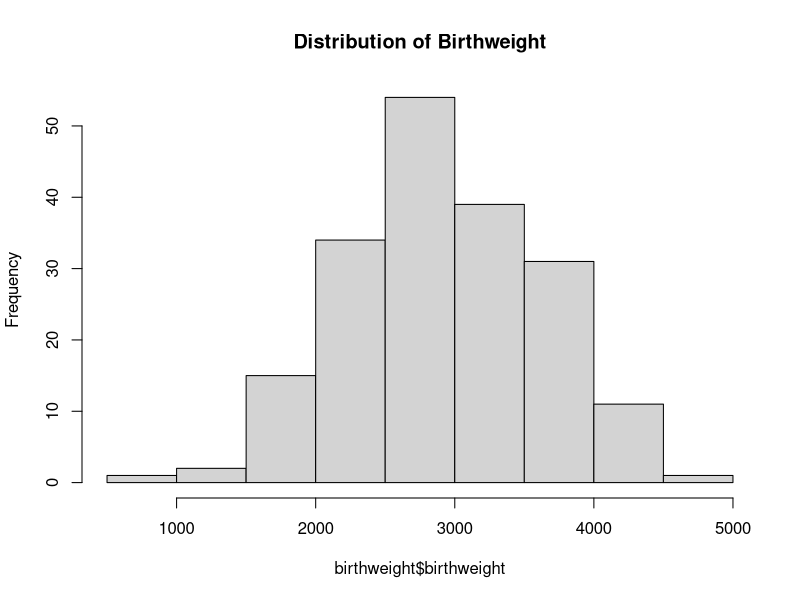
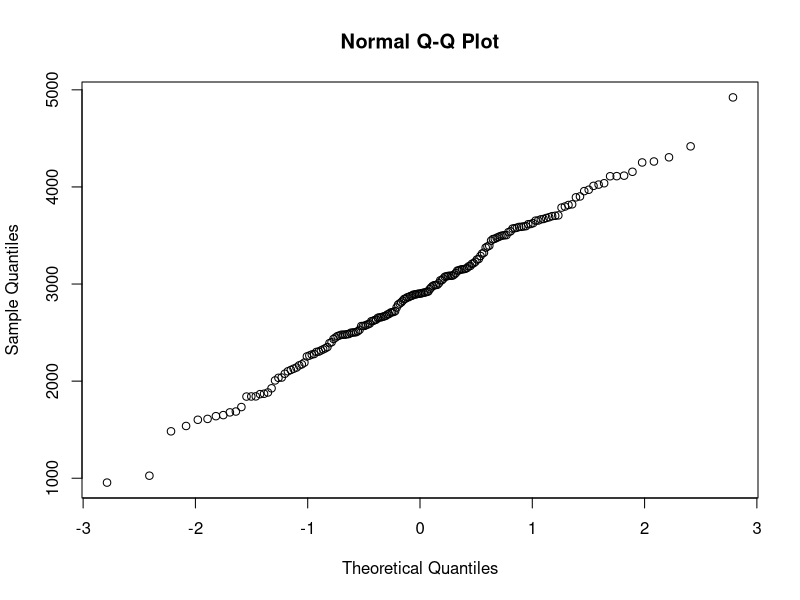
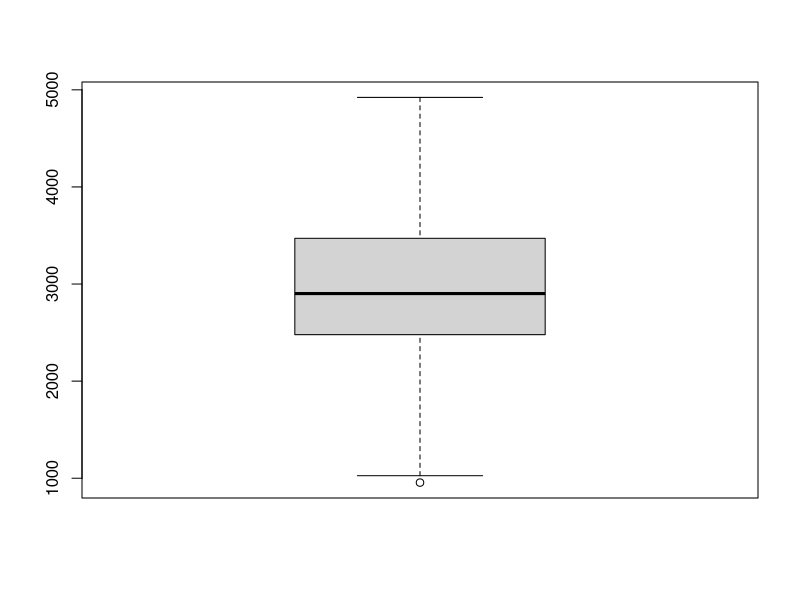
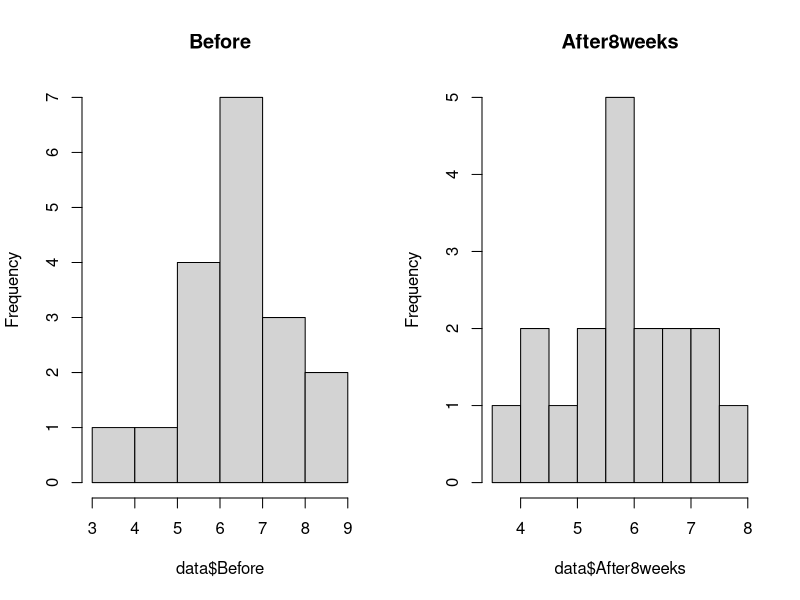
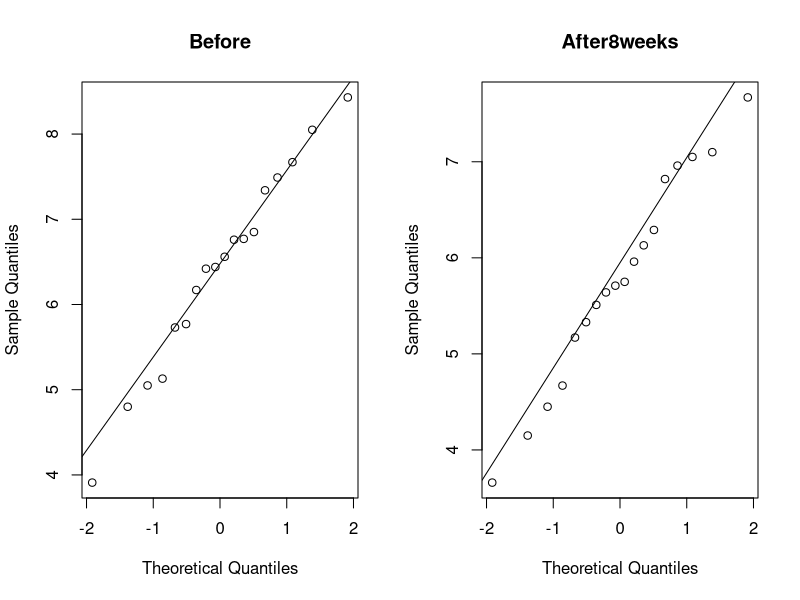
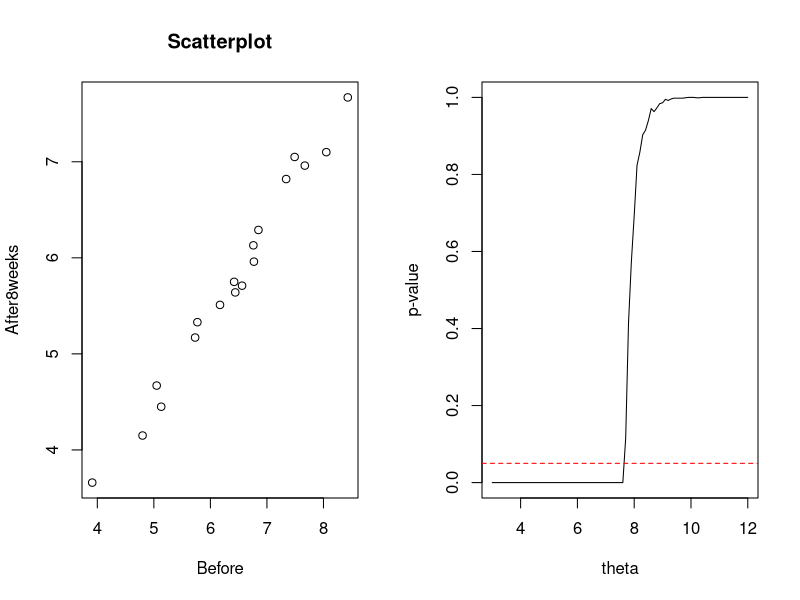
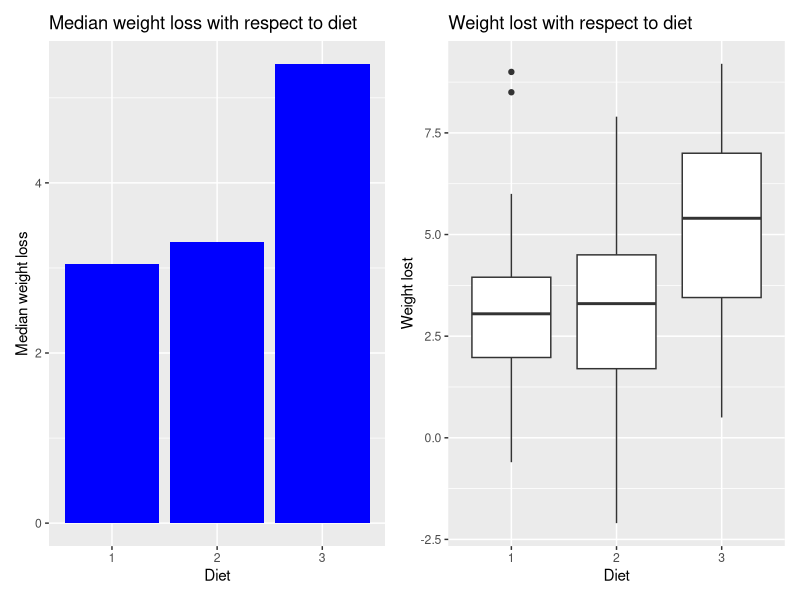
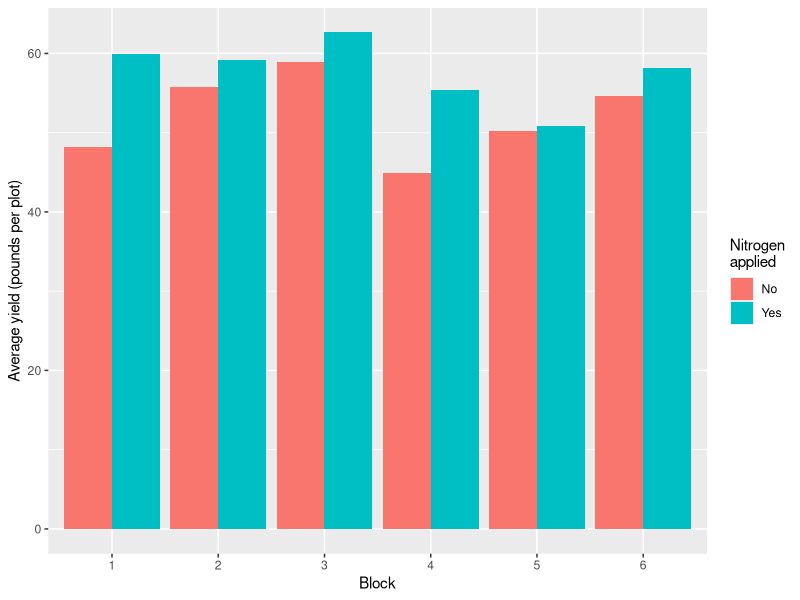

Write the R code that produced these figures, in order.
## ---- chunk 1
#knitr::opts_chunk$set(echo = TRUE)
library(tidyverse)
library(ggplot2)
library(patchwork)
library(boot)

## ---- chunk 2
knitr::opts_chunk$set(echo = TRUE)
birthweight <- read.table("resources/birthweight.txt", header = TRUE)
## ---- chunk 3
print(birthweight$birthweight)
## ---- chunk 4
sample_mean <- mean(birthweight$birthweight)
mean(sample_mean)
## ---- chunk 5
sample_sd <- sd(birthweight$birthweight)
print(sample_sd)
## ---- chunk 6
dataset_hist <- hist(birthweight$birthweight, main= 'Distribution of Birthweight')
print(dataset_hist)
dataset_qq <- qqnorm(birthweight$birthweight, main = 'Normal Q-Q Plot')
print(dataset_qq)
box_plot <- boxplot(birthweight$birthweight)
shap_val <- shapiro.test(birthweight$birthweight)
print(shap_val)
## ---- chunk 7
set.seed(123)
gen_data <- rnorm(1000, mean = sample_mean, sd = sample_sd)
boot_mean <- function(data, index) {
  return(mean(data[index]))
}
 
boot_results <- boot(data = gen_data, statistic = boot_mean, R = 1000)
boot_CI <- quantile(boot_results$t, c(0.02, 0.98))
cat("Bootstrap 96% CI for the mean: [", boot_CI , "]")
## ---- chunk 8
standard_error <- sample_sd / sqrt(188)
## ---- chunk 9
t_value <- qt(0.98, 187)
lower_bound <- sample_mean - (t_value * standard_error)
upper_bound <- sample_mean + (t_value * standard_error)
cat(round(lower_bound, 2), round(upper_bound, 2))
## ---- chunk 10
margin_of_error <- 50
t_value <- qt(0.98, df = 187)
nn <- ceiling((t_value * sample_sd / margin_of_error) ^ 2)
cat("The sample size needed to ensure that the length of the 96% CI is at most 100 is ", nn)
## ---- chunk 11
alpha <- 0.05
claim_value <- 2800
t_result <- t.test(birthweight$birthweight, mu = claim_value, alternative = "greater", conf.level = 0.95)
p_value_t <- t_result$p.value
print(t_result)
## ---- chunk 12
sum_sign <- sum(birthweight$birthweight > 2800)
sign_test <- binom.test(107, 188, p = 0.5, conf.level = 0.96, alternative = "greater")
p_value_sign <- sign_test$p.value
print(sign_test)
## ---- chunk 13
library("pwr")
mu <- 2900
sd <- sample_sd
alpha <- 0.05
d <- (mu - 2800) / sd
power <- pwr.t.test(n=nn, d=d, sig.level=alpha, type="one.sample", alternative="greater")$power
cat("The power of the one-sample t-test is", round(power, 4))
## ---- chunk 14
set.seed(123)
B = 1000
n = 188
psign = numeric(B)
pttest = numeric(B)
for (i in 1:B) {
  x = sample(birthweight$birthweight, n, replace = TRUE)
  pttest[i] = t.test(x)$p.value
  psign[i] = binom.test(sum(x > mean(birthweight$birthweight)), n, p = 0.5, alternative = "greater")$p.value
} 
sum(psign < 0.05)
sum(pttest < 0.05)
## ---- chunk 15
z2600 = (2600 - sample_mean)/sample_sd
p2600 <- pnorm(z2600)
print(p2600)
# z value for left side
z_l <- qnorm(0.25)
#p for right side
z_r <- z2600 + (z2600-z_l)
p_r <- pnorm(z_r)
print(p_r)
## ---- chunk 16
tval_98 <- qt(0.01, 187, lower.tail = FALSE)
tval_98
## ---- chunk 17
m1 <- rep(c("M"), 34)
f1 <- rep(c("F"), 28)
both <- c(m1, f1)
m2 <- rep(c("M"), 61)
f2 <- rep(c("F"), 65)
both_2 <- c(m2, f2)
weight_all <- c(rep(1, 62), rep(2, 126))
# compute two sample t-test, we find the significance for the differences in mean weight 
weight_ttest <- t.test(weight_all ~ c(both, both_2), var.equal = TRUE)
cat("p-value for the t-test is:", weight_ttest$p.value)
## ---- chunk 18
data <- data.frame(
  Before = c(6.42, 6.76, 6.56, 4.8, 8.43, 7.49, 8.05, 5.05, 5.77, 3.91, 
             6.77, 6.44, 6.17, 7.67, 7.34, 6.85, 5.13, 5.73),
  After8weeks = c(5.75, 6.13, 5.71, 4.15, 7.67, 7.05, 7.1, 4.67, 5.33, 3.66, 
                  5.96, 5.64, 5.51, 6.96, 6.82, 6.29, 4.45, 5.17)
)

# Plot histograms of the two variables
par(mfrow=c(1,2))
hist(data$Before, main="Before")
hist(data$After8weeks, main="After8weeks")

# Check normality of the variables using a qqplot
par(mfrow=c(1,2))
qqnorm(data$Before, main="Before")
qqline(data$Before)
qqnorm(data$After8weeks, main="After8weeks")
qqline(data$After8weeks)

# Check for any inconsistencies in the data using a scatterplot
plot(data$Before, data$After8weeks, main="Scatterplot", xlab="Before", ylab="After8weeks")

# Calculate the correlation between the two variables
correlation <- cor(data$Before, data$After8weeks)
print(paste("Correlation between Before and After8weeks:", round(correlation, 2)))
## ---- chunk 19
t.test(data$Before, data$After8weeks, paired = TRUE)
## ---- chunk 20
wilcox.test(data$Before, data$After8weeks, paired = TRUE)
## ---- chunk 21
n <- length(data$After8weeks)
sample_mean <- mean(data$After8weeks)
sample_var <- var(data$After8weeks)
# Diet
## ---- chunk 22
theta_hat <- 2 * sample_mean - 3
## ---- chunk 23
margin_of_error <- qt(0.975, df = n-1) * sqrt((theta_hat - 3)^2 / (12 * n))
lower_ci <- theta_hat - margin_of_error
upper_ci <- theta_hat + margin_of_error
## ---- chunk 24
cat("Estimate for theta (theta hat):", theta_hat, "\n")
cat("95% Confidence interval for theta:", round(lower_ci, 3), "-", round(upper_ci, 3), "\n")
## ---- chunk 25
margin_of_error <- qt(0.975, df = n-1) * sqrt(sample_var / n) * sqrt(12)
lower_ci <- sample_mean - margin_of_error
upper_ci <- sample_mean + margin_of_error
## ---- chunk 26
cat("More precise 95% Confidence interval for theta:", round(lower_ci, 3), "-", round(upper_ci, 3), "\n")
## ---- chunk 27
B <- 1000
## ---- chunk 28
boot_samples <- rep(0, B)
## ---- chunk 29
for (i in 1:B) {
  boot_samples[i] <- max(sample(data$After8weeks, replace = TRUE))
}
## ---- chunk 30
p_value <- sum(boot_samples >= max(data$After8weeks)) / B
## ---- chunk 31
cat("p-value:", p_value, "\n")
## ---- chunk 32
theta <- seq(3, 12, by = 0.1)
## ---- chunk 33
p_values <- rep(0, length(theta))
## ---- chunk 34
for (i in 1:length(theta)) {
  boot_samples <- rep(0, B)
  for (j in 1:B) {
    boot_samples[j] <- max(runif(18, min = 3, max = theta[i]))
  }
  p_values[i] <- sum(boot_samples >= max(data$After8weeks)) / B
}
## ---- chunk 35
plot(theta, p_values, type = "l", xlab = "theta", ylab = "p-value")
abline(h = 0.05, lty = 2, col = "red")
## ---- chunk 36
wilcox.test(data$After8weeks, mu = 6, alternative = "less")
## ---- chunk 37
num_less_than_4.5 <- sum(data$After8weeks < 4.5)
## ---- chunk 38
binom.test(num_less_than_4.5, n = nrow(data), p = 0.25, alternative = "less")
## ---- chunk 39
knitr::opts_chunk$set(echo = TRUE)
diet <- read.table("resources/diet.txt", header = TRUE)
diet <- diet %>% 
  mutate(weight_loss = preweight - weight6weeks)
## ---- chunk 40
head(diet)

## ---- chunk 41

box_plot <- diet %>%
  ggplot(aes(x = factor(diet), y = weight_loss)) +
  geom_boxplot() +
  labs(x = "Diet", y = "Weight lost", title = "Weight lost with respect to diet")

median_plot <- diet %>% 
  group_by(diet) %>% 
  summarize(median_weight_loss = median(weight_loss)) %>%
  ggplot(aes(x=factor(diet), y=median_weight_loss)) +
  geom_bar(stat="identity", fill="blue") +
  labs(x="Diet", y ="Median weight loss", title="Median weight loss with respect to diet") 

median_plot + box_plot

## ---- chunk 42
fit <- aov(weight_loss ~ diet , data = diet)
summary(fit)
## ---- chunk 43
diet %>% 
  group_by(diet) %>% 
  summarize(median_weight_loss = median(weight_loss)) %>%
  arrange(desc(median_weight_loss))
## ---- chunk 44
fit <- aov(weight_loss ~ diet * gender, data = diet)
summary(fit)

## ---- chunk 45
library(MASS)
## ---- chunk 46
plot_labels <- rep(1:24, each = 3)
## ---- chunk 47
set.seed(123) # for reproducibility
plot_labels <- sample(plot_labels)
## ---- chunk 48
treatments <- rep(c("N", "P", "K"), length.out = 72)
treatments <- treatments[plot_labels]
## ---- chunk 49
npk_rand <- data.frame(plot = plot_labels, treatment = treatments)
## ---- chunk 50
library(tidyr)
npk_rand_wide <- reshape(npk_rand, direction = "wide", idvar = "plot", timevar = "treatment")
## ---- chunk 51
npk_rand_wide
## ---- chunk 52
library(dplyr)
npk_avg <- npk %>% 
  group_by(block, N) %>% 
  summarize(avg_yield = mean(yield))
## ---- chunk 53
library(ggplot2)
ggplot(npk_avg, aes(x = factor(block), y = avg_yield, fill = factor(N))) +
  geom_col(position = "dodge") +
  labs(x = "Block", y = "Average yield (pounds per plot)", fill = "Nitrogen") +
  scale_fill_discrete(name = "Nitrogen\napplied", labels = c("No", "Yes"))
## ---- chunk 54
anova = aov(yield ~ block + N, data = npk)
summary(anova)
## ---- chunk 55
lm = lm(yield ~., data = npk)
step_model <- stepAIC(lm, direction = "both")
## ---- chunk 56
lm2 = lm(formula = yield ~ block + N + K + block*N, data = npk)
lm3 = lm(formula = yield ~ block + N + block*K, data = npk)
